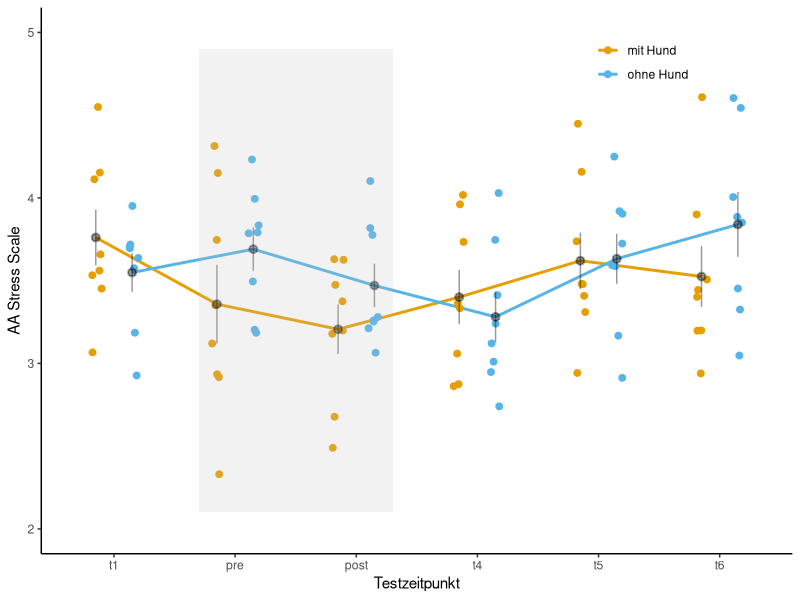
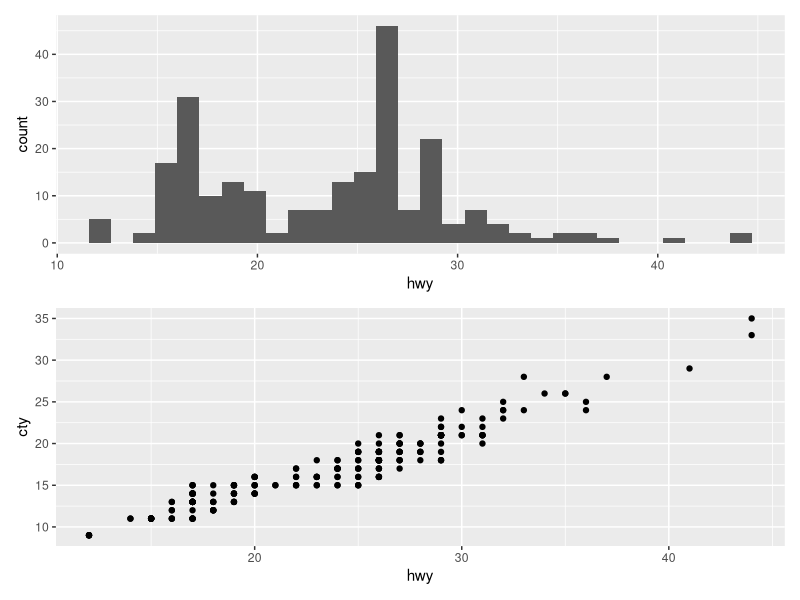
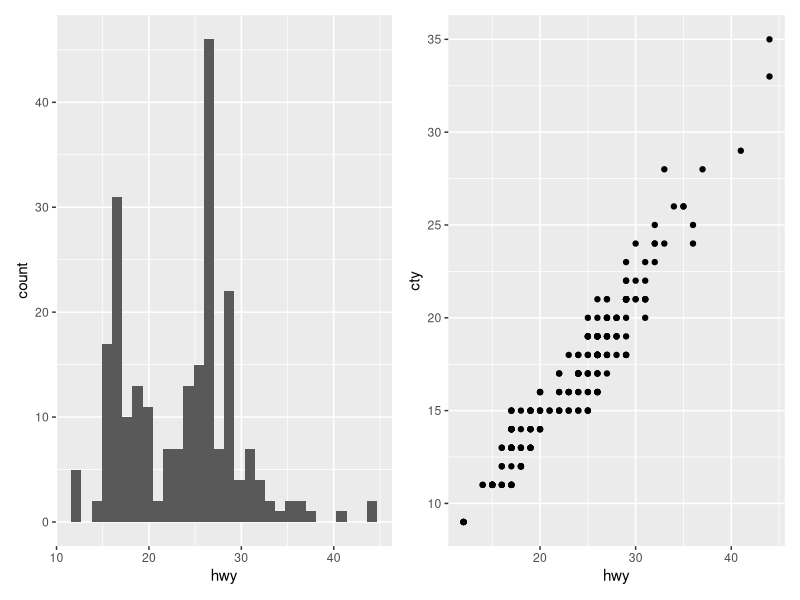
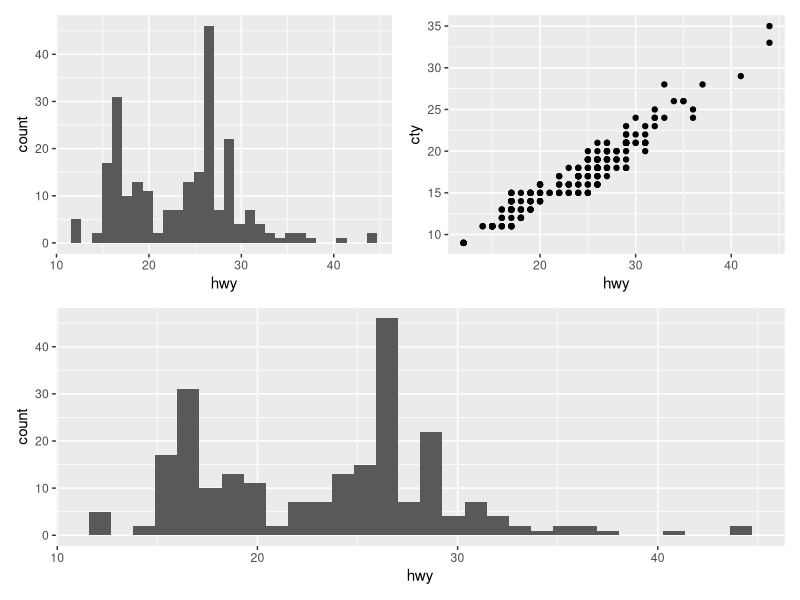
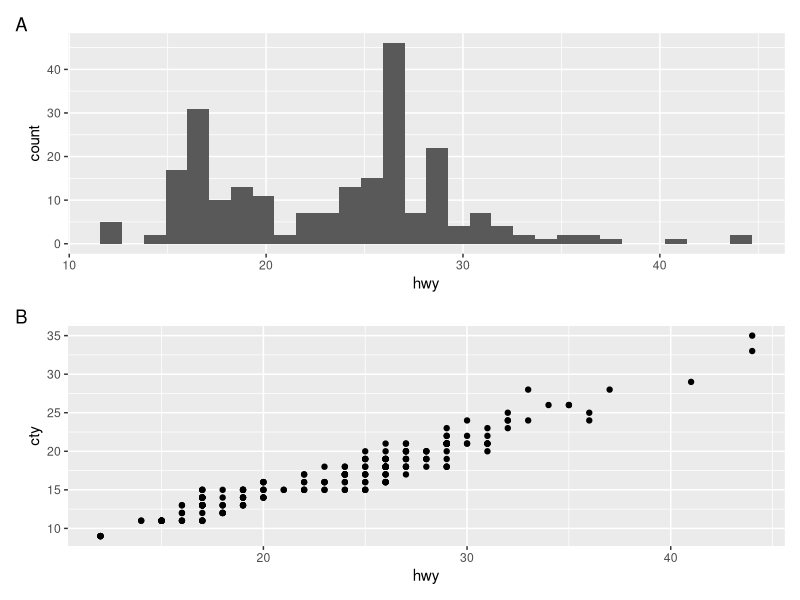
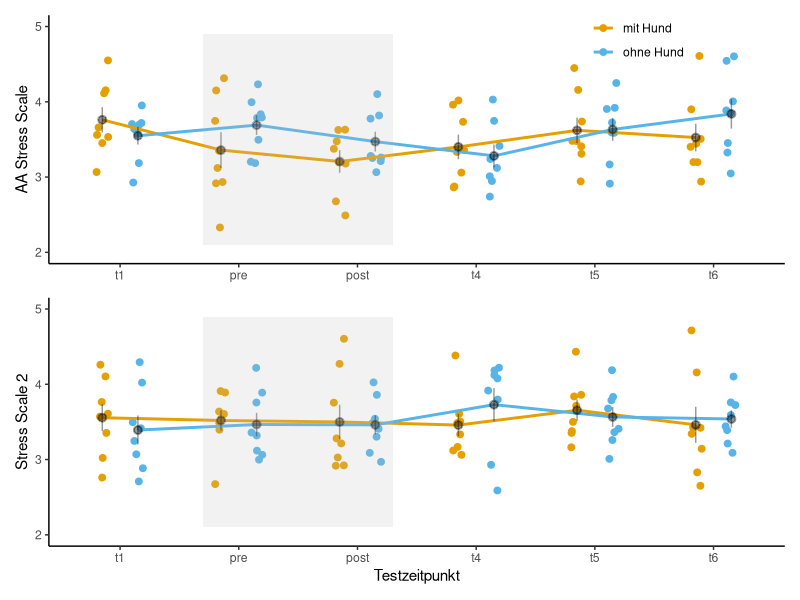
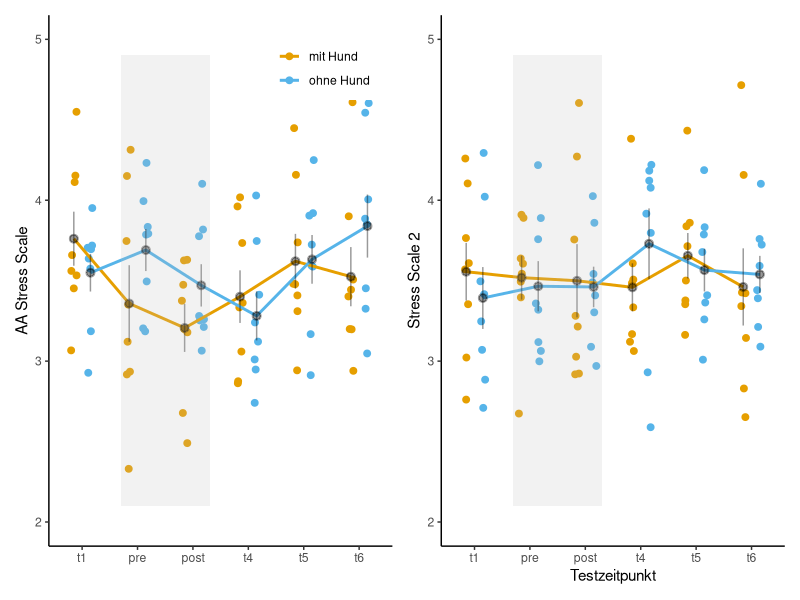
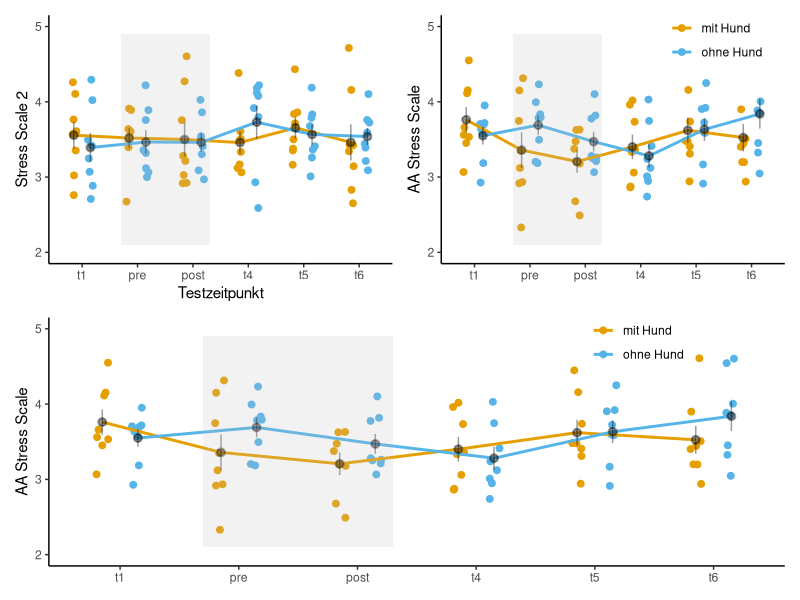

These figures' R source, in order:
# Sitzung 02, WiSe 2024, Gruppe B
library(tidyverse)

# color-blind friendly palette, see 
# http://www.cookbook-r.com/Graphs/Colors_(ggplot2)/

cbPalette <- c("#999999", "#E69F00", "#56B4E9", 
               "#009E73", "#F0E442", "#0072B2",
               "#D55E00", "#CC79A7")

# # To use for fills, add
# scale_fill_manual(values=cbPalette)
# # To use for line and point colors, add
# scale_colour_manual(values=cbPalette)

# generiere Daten, 2 x 6 - Design
df <- as_tibble(data.frame(
      id      = as_factor(paste0("S",
               str_pad(1:8, 2, pad = "0"))),
      zeit    = as_factor(rep(paste0("t", 1:6),
                                   each=8)),
      hund    = as_factor(rep(c("mit Hund", "ohne Hund"),
                             each = 48)),
      stress  = rnorm(48*2, 3.5, 0.5),
      stress2 = rnorm(48*2, 3.5, 0.5)))

# line plot
set.seed(12)
ggplot(df, mapping = aes(x = zeit,
            y = stress, group = hund)) +
  geom_line(aes(color = hund),
            stat = "summary",
            fun.data = "mean_se",
            position = position_dodge(0.6),
            size = 1) +
  scale_color_manual(values = cbPalette[2:3]) +
  geom_jitter(aes(color = hund),
              size = 2,
              position = position_jitterdodge(
                jitter.width = 0.2,
                dodge.width  = 0.6)) +
  geom_pointrange(aes(group = hund), 
                  stat = "summary",
                  fun.data = "mean_se",
                  fun.args = list(mult = 1), # 1 SE
                  #width = 0.5,
                  position = position_dodge(0.6),
                  alpha = 0.4) +
  coord_cartesian(xlim = c(1, 6),
                  ylim = c(2, 5)) +
  theme_classic() +
  #theme(legend.position = "none") +
  theme(legend.title = element_blank(),
        legend.position = c(0.8, 0.9)) +
  scale_y_continuous(name = "AA Stress Scale") + 
  scale_x_discrete(labels = c("t1", "pre", "post",
                              "t4", "t5", "t6"),
                   name = "Testzeitpunkt") +
  annotate("rect", xmin = 1.7, xmax = 3.3,
           ymin = 2.1, ymax = 4.9,
           alpha = .2,fill = "gray")


# Legenden
df2 <- df
df2 <- rename(df2, Bedingung = hund)
df2$Bedingung <- fct_recode(df2$Bedingung,
                                  "Hund" = "mit Hund",
                                  "kein Hund" = "ohne Hund")
df2$Bedingung <- fct_relevel(df2$Bedingung,
                                   "kein Hund", "Hund")

# mehrere plots
plt_stress1 <- ggplot(df, 
                      mapping = aes(x = zeit, y = stress, group = hund)) +
  geom_jitter(aes(color = hund),
              size = 2,
              position = position_jitterdodge(
                jitter.width = 0.2,
                dodge.width  = 0.6)) +
  scale_color_manual(values = cbPalette[2:3]) +
  geom_line(aes(color = hund),
            stat = "summary",
            fun.data = "mean_se",
            fun.args = list(mult = 1), # 1 SE
            position = position_dodge(0.6),
            size = 1) + 
  geom_pointrange(aes(group = hund), 
                  stat = "summary",
                  fun.data = "mean_se",
                  fun.args = list(mult = 1), # 1 SE
                  #width = 0.5,
                  position = position_dodge(0.6),
                  alpha = 0.4) +
  coord_cartesian(xlim = c(1, 6),
                  ylim = c(2, 5)) +
  theme_classic() +
  #theme(legend.position = "none") +
  theme(legend.title = element_blank(),
        legend.position = c(0.8, 0.9),
        axis.title.x = element_blank()) +
  scale_y_continuous(name = "AA Stress Scale") + 
  scale_x_discrete(labels = c("t1", "pre", "post",
                              "t4", "t5", "t6")) +
  annotate("rect", xmin = 1.7, xmax = 3.3,
           ymin = 2.1, ymax = 4.9,
           alpha = .2,fill = "gray")

plt_stress2 <- ggplot(df, 
                      mapping = aes(x = zeit, y = stress2, group = hund)) +
  geom_jitter(aes(color = hund),
              size = 2,
              position = position_jitterdodge(
                jitter.width = 0.2,
                dodge.width  = 0.6)) +
  scale_color_manual(values = cbPalette[2:3]) +
  geom_line(aes(color = hund),
            stat = "summary",
            fun.data = "mean_se",
            fun.args = list(mult = 1), # 1 SE
            position = position_dodge(0.6),
            size = 1) + 
  geom_pointrange(aes(group = hund), 
                  stat = "summary",
                  fun.data = "mean_se",
                  fun.args = list(mult = 1), # 1 SE
                  #width = 0.5,
                  position = position_dodge(0.6),
                  alpha = 0.4) +
  coord_cartesian(xlim = c(1, 6),
                  ylim = c(2, 5)) +
  theme_classic() +
  theme(legend.position = "none") +
  scale_y_continuous(name = "Stress Scale 2") + 
  scale_x_discrete(labels = c("t1", "pre", "post",
                              "t4", "t5", "t6"),
                   name = "Testzeitpunkt") +
  annotate("rect", xmin = 1.7, xmax = 3.3,
           ymin = 2.1, ymax = 4.9,
           alpha = .2,fill = "gray")

library(patchwork)
p1 <- ggplot(mpg, aes(x = hwy)) +
        geom_histogram()
p2 <- ggplot(mpg, aes(x = hwy,
                      y = cty)) +
  geom_point()

# vertikal
p1 / p2

# horizontal
p1 | p2

# vertikal und horizontal
(p1 | p2) / (p1)

# mit Bezeichner
p1 <- p1 + labs(tag = "A")
p2 <- p2 + labs(tag = "B")
p1 / p2

# vorliegende Daten
# vertikal
plt_stress1 / plt_stress2

# horizontal
plt_stress1 | plt_stress2

# vertikal und horizontal
(plt_stress2 | plt_stress1) / (plt_stress1)


##########################
# generiere Daten, 2 x 2 - Design
dfp <- as_tibble(data.frame(
  id      = as_factor(paste0("S",
                      str_pad(1:8, 2, pad = "0"))),
  Gestalten = as_factor(rep(c("ohne", "mit"),
                          each=8)),
  Kommunikation    = as_factor(rep(c("neutral", "Beitragszweck"),
                          each = 16)),
  mfw     = rnorm(16*2, 3.5, 0.5)))

# wie zuvor...
set.seed(12)
ggplot(dfp, mapping = aes(x = Kommunikation,
                         y = mfw, group = Gestalten)) +
  geom_jitter(aes(color = Gestalten),
              size = 2,
              position = position_jitterdodge(
                jitter.width = 0.2,
                dodge.width  = 0.6)) +
  scale_color_manual(values = cbPalette) +
  geom_line(aes(color = Gestalten),
            stat = "summary",
            fun.data = "mean_se",
            fun.args = list(mult = 1), # 1 SE
            position = position_dodge(0.6),
            size = 1) + 
  geom_pointrange(aes(group = Gestalten), 
                  stat = "summary",
                  fun.data = "mean_se",
                  fun.args = list(mult = 1), # 1 SE
                  #width = 0.5,
                  position = position_dodge(0.6),
                  alpha = 0.4) +
  coord_cartesian(xlim = c(1, 2),
                  ylim = c(2, 5)) +
  theme_classic() +
  #theme(legend.position = "none") +
  theme(legend.title = element_blank(),
        legend.position = c(0.8, 0.9)) +
  scale_y_continuous(name = "MFW")


##########################
# generiere Daten, 2 x 2 - Design
dfa <- as_tibble(data.frame(
  id      = as_factor(paste0("S",
                             str_pad(1:8, 2, pad = "0"))),
  Zeit = as_factor(rep(c("pre", "post"),
                            each=8)),
  Bedingung    = as_factor(rep(c("Text Empathie", "Text Nutzung"),
                                   each = 16)),
  Empathieskala     = rnorm(16*2, 3.5, 0.5)))

# wie zuvor...
set.seed(12)
ggplot(dfa, mapping = aes(x = Zeit,
                          y = Empathieskala, group = Bedingung)) +
  geom_jitter(aes(color = Bedingung),
              size = 2,
              position = position_jitterdodge(
                jitter.width = 0.2,
                dodge.width  = 0.6)) +
  scale_color_manual(values = cbPalette) +
  geom_line(aes(color = Bedingung),
            stat = "summary",
            fun.data = "mean_se",
            fun.args = list(mult = 1), # 1 SE
            position = position_dodge(0.6),
            size = 1) + 
  geom_pointrange(aes(group = Bedingung), 
                  stat = "summary",
                  fun.data = "mean_se",
                  fun.args = list(mult = 1), # 1 SE
                  #width = 0.5,
                  position = position_dodge(0.6),
                  alpha = 0.4) +
  coord_cartesian(xlim = c(1, 2),
                  ylim = c(2, 5)) +
  theme_classic() +
  #theme(legend.position = "none") +
  theme(legend.title = element_blank(),
        legend.position = c(0.8, 0.9))



# Einlesen von SPSS-Dateien
library(haven) # is not loaded with tidyverse
df <- read_sav("example01.sav") %>%
              pivot_longer(cols = pre:followup,
                           names_to = "test",
                           values_to = "score") %>%
              mutate(across(id:test, as_factor))

# Zweifaktorielle Messwiederholung
df <- read_sav("example02.sav") %>%
  pivot_longer(
    cols = pre_ws:pst_ss,
    names_to = c("time", "semester"),
    names_sep = "_",
    values_to = "score") %>%
  mutate(across(id:semester, as_factor))